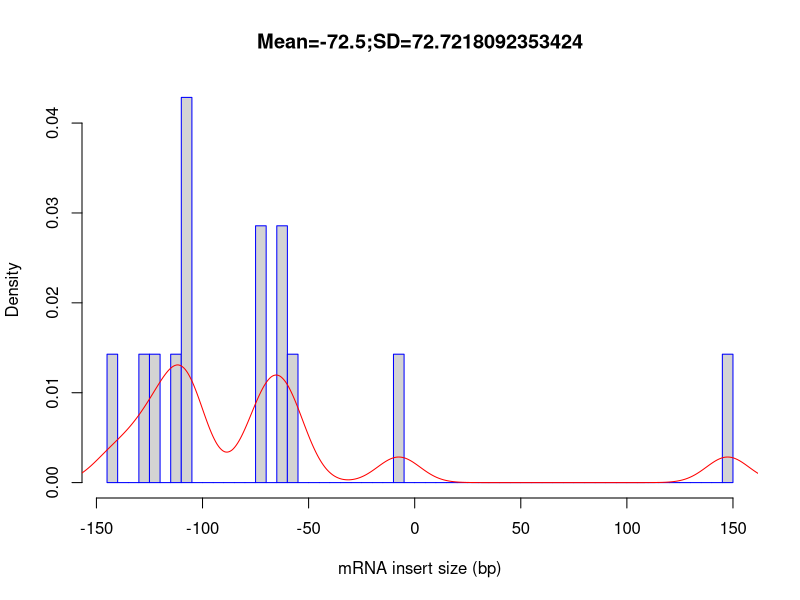

Write the R code that produced this figure.
out_file = 'Mmus_BAL-TAL_LRTN_GC_Rep1_G6'
pdf('Mmus_BAL-TAL_LRTN_GC_Rep1_G6.inner_distance_plot.pdf')
fragsize=rep(c(-147.5,-142.5,-137.5,-132.5,-127.5,-122.5,-117.5,-112.5,-107.5,-102.5,-97.5,-92.5,-87.5,-82.5,-77.5,-72.5,-67.5,-62.5,-57.5,-52.5,-47.5,-42.5,-37.5,-32.5,-27.5,-22.5,-17.5,-12.5,-7.5,-2.5,2.5,7.5,12.5,17.5,22.5,27.5,32.5,37.5,42.5,47.5,52.5,57.5,62.5,67.5,72.5,77.5,82.5,87.5,92.5,97.5,102.5,107.5,112.5,117.5,122.5,127.5,132.5,137.5,142.5,147.5,152.5,157.5,162.5,167.5,172.5,177.5,182.5,187.5,192.5,197.5,202.5,207.5,212.5,217.5,222.5,227.5,232.5,237.5,242.5,247.5,252.5,257.5,262.5,267.5,272.5,277.5,282.5,287.5,292.5,297.5,302.5,307.5,312.5,317.5,322.5,327.5,332.5,337.5,342.5,347.5),times=c(0,1,0,0,1,1,0,1,3,0,0,0,0,0,0,2,0,2,1,0,0,0,0,0,0,0,0,0,1,0,0,0,0,0,0,0,0,0,0,0,0,0,0,0,0,0,0,0,0,0,0,0,0,0,0,0,0,0,0,1,0,0,0,0,0,0,0,0,0,0,0,0,0,0,0,0,0,0,0,0,0,0,0,0,0,0,0,0,0,0,0,0,0,0,0,0,0,0,0,0))
frag_sd = sd(fragsize)
frag_mean = mean(fragsize)
frag_median = median(fragsize)
write(x=c("Name","Mean","Median","sd"), sep="	", file=stdout(),ncolumns=4)
write(c(out_file,frag_mean,frag_median,frag_sd),sep="	", file=stdout(),ncolumns=4)
hist(fragsize,probability=T,breaks=100,xlab="mRNA insert size (bp)",main=paste(c("Mean=",frag_mean,";","SD=",frag_sd),collapse=""),border="blue")
lines(density(fragsize,bw=10),col='red')
dev.off()
